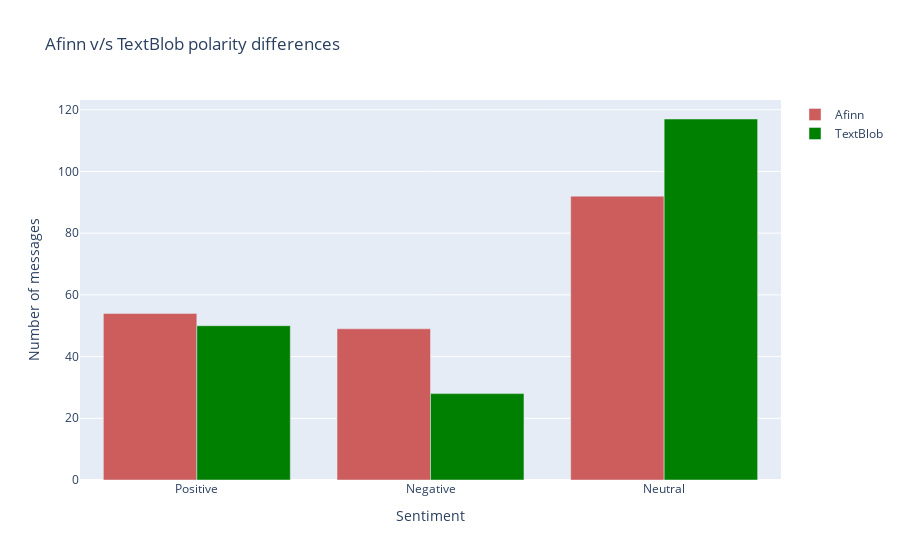

Notebook code for this chart:
### Markdown cell above
## Graphical Differences in Afinn and TextBlob scorings

### Code cell
fig = go.Figure()
x = ['Positive', 'Negative', 'Neutral']
fig.add_trace(go.Bar(
    x= x,
    y= [messagesData['Category_Afinn'].value_counts()[1], messagesData['Category_Afinn'].value_counts()[2], messagesData['Category_Afinn'].value_counts()[0]], 
    name='Afinn',
    marker_color='indianred'
))
fig.add_trace(go.Bar(
    x=x,
    y=[messagesData['Category_TextBlob'].value_counts()[1], messagesData['Category_TextBlob'].value_counts()[2], messagesData['Category_TextBlob'].value_counts()[0]],
    name='TextBlob',
    marker_color='green'
))

fig.update_layout(barmode='group',
                 title="Afinn v/s TextBlob polarity differences",
                xaxis_title="Sentiment",
                yaxis_title="Number of messages")
fig.show()
fig.write_image("AfinnVSTextBlob.png")

### Figure 1 — Plotly figure (JSON) as saved in the notebook; plotly's stock layout.template omitted (floating-point values rounded to 4 significant figures)
{"data": [{"marker": {"color": "indianred"}, "name": "Afinn", "type": "bar", "x": ["Positive", "Negative", "Neutral"], "y": [54, 49, 92]}, {"marker": {"color": "green"}, "name": "TextBlob", "type": "bar", "x": ["Positive", "Negative", "Neutral"], "y": [50, 28, 117]}], "layout": {"barmode": "group", "title": {"text": "Afinn v/s TextBlob polarity differences"}, "xaxis": {"title": {"text": "Sentiment"}}, "yaxis": {"title": {"text": "Number of messages"}}}}
